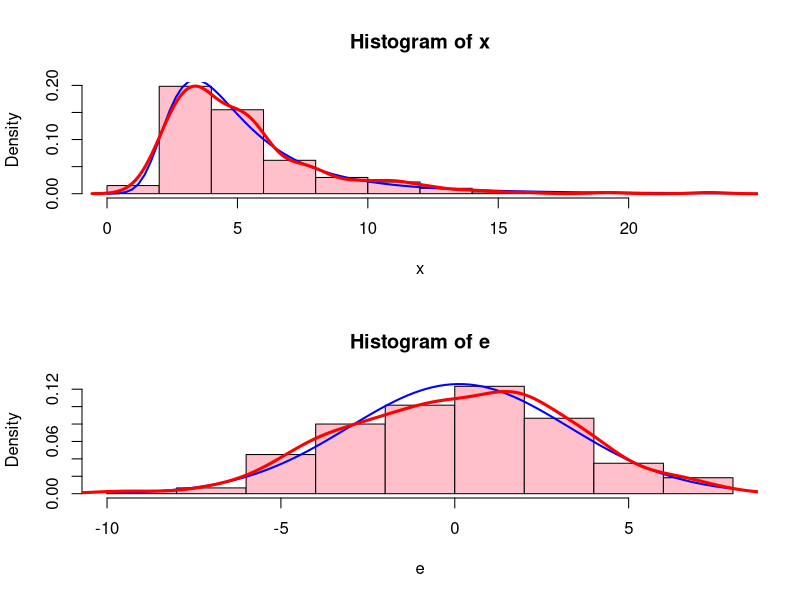

R code for this plot:
png("plot-ex06.png", width = 600) #открываем файл для сохранения или создаем новый
set.seed(3)
x <- rt(n = 300, df = 3, ncp = 4)
e <- rnorm(n = 300, mean = 0, sd = 3)
par(mfrow = c(2, 1)) # изменяем размещение графиков: 2 строки, 1 столбец
hist(x, freq = F, col = "pink") # строим гистограмму x, по вертикали откладываем вероятности
curve(dt(x, df = 3, ncp = 4), col = "blue", lwd = 2, add = T) # добавляем теоретическую плотность распределения с такими же числовыми характеристиками, как у x
lines(density(x), col = "red", lwd = 3) # добавляем плотность фактического распределения x
hist(e, freq = F, col = "pink") # строим гистограмму e, по вертикали откладываем вероятности
curve(dnorm(x, mean = mean(e), sd = sd(e)), col = "blue", lwd = 2, add = T) # добавляем теоретическую плотность распределения с такими же числовыми характеристиками, как у e
lines(density(e), col = "red", lwd = 3) # добавляем плотность фактического распределения x
par(mfrow = c(1, 1)) # меняем размещение на исходное
dev.off() #закрываем файл
